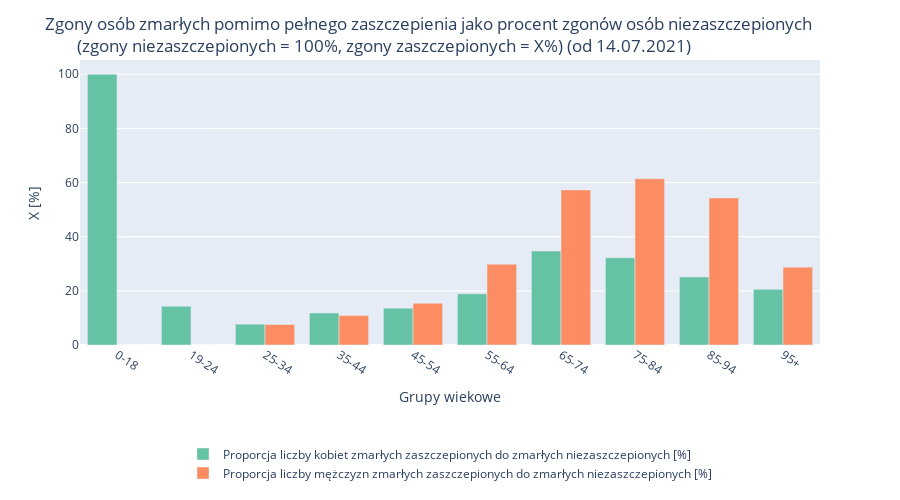

The notebook cell saved with this chart:
### Code cell
fig = px.bar(
    dfp,
    # x = 'Województwo', 
    # y = ['Proporcja kobiet zmarłych nie zaszczepionych do zmarłych zaszczepionych', 'Proporcja mężczyzn zmarłych nie zaszczepionych do zmarłych zaszczepionych'], 
    barmode = 'group',
    color_discrete_sequence=px.colors.qualitative.Set2,
    width=900, 
    height=500
    )
fig.update_layout(
    title = "Zgony osób zmarłych pomimo pełnego zaszczepienia jako procent zgonów osób niezaszczepionych<br>\
        (zgony niezaszczepionych = 100%, zgony zaszczepionych = X%) (od 14.07.2021)",
    
    xaxis_title="Grupy wiekowe",
    yaxis_title="X [%]",
    legend_title="",
    legend=dict(
            y=-0.5,
            xanchor="center",
            x=0.5
            ),
)



fig.update_xaxes(tickangle=33)
fig.show()
fig.write_image(os.sep.join([basiw.image_dir, 'proporcja.jpg']), scale=4)

### Figure 1 — Plotly figure (JSON) as saved in the notebook; plotly's stock layout.template omitted (floating-point values rounded to 4 significant figures)
{"data": [{"alignmentgroup": "True", "hovertemplate": "variable=Proporcja liczby kobiet zmarłych zaszczepionych do zmarłych niezaszczepionych [%]<br>index=%{x}<br>value=%{y}<extra></extra>", "legendgroup": "Proporcja liczby kobiet zmarłych zaszczepionych do zmarłych niezaszczepionych [%]", "marker": {"color": "rgb(102,194,165)"}, "name": "Proporcja liczby kobiet zmarłych zaszczepionych do zmarłych niezaszczepionych [%]", "offsetgroup": "Proporcja liczby kobiet zmarłych zaszczepionych do zmarłych niezaszczepionych [%]", "orientation": "v", "showlegend": true, "textposition": "auto", "type": "bar", "x": ["0-18", "19-24", "25-34", "35-44", "45-54", "55-64", "65-74", "75-84", "85-94", "95+"], "xaxis": "x", "y": [100, 14.29, 7.692, 11.84, 13.61, 18.89, 34.69, 32.24, 25.13, 20.55], "yaxis": "y"}, {"alignmentgroup": "True", "hovertemplate": "variable=Proporcja liczby mężczyzn zmarłych zaszczepionych do zmarłych niezaszczepionych [%]<br>index=%{x}<br>value=%{y}<extra></extra>", "legendgroup": "Proporcja liczby mężczyzn zmarłych zaszczepionych do zmarłych niezaszczepionych [%]", "marker": {"color": "rgb(252,141,98)"}, "name": "Proporcja liczby mężczyzn zmarłych zaszczepionych do zmarłych niezaszczepionych [%]", "offsetgroup": "Proporcja liczby mężczyzn zmarłych zaszczepionych do zmarłych niezaszczepionych [%]", "orientation": "v", "showlegend": true, "textposition": "auto", "type": "bar", "x": ["0-18", "19-24", "25-34", "35-44", "45-54", "55-64", "65-74", "75-84", "85-94", "95+"], "xaxis": "x", "y": [0, 0, 7.576, 10.88, 15.41, 29.82, 57.28, 61.39, 54.33, 28.75], "yaxis": "y"}], "layout": {"barmode": "group", "height": 500, "legend": {"title": {"text": ""}, "tracegroupgap": 0, "x": 0.5, "xanchor": "center", "y": -0.5}, "margin": {"t": 60}, "title": {"text": "Zgony osób zmarłych pomimo pełnego zaszczepienia jako procent zgonów osób niezaszczepionych<br>        (zgony niezaszczepionych = 100%, zgony zaszczepionych = X%) (od 14.07.2021)"}, "width": 900, "xaxis": {"anchor": "y", "domain": [0, 1], "tickangle": 33, "title": {"text": "Grupy wiekowe"}}, "yaxis": {"anchor": "x", "domain": [0, 1], "title": {"text": "X [%]"}}}}
